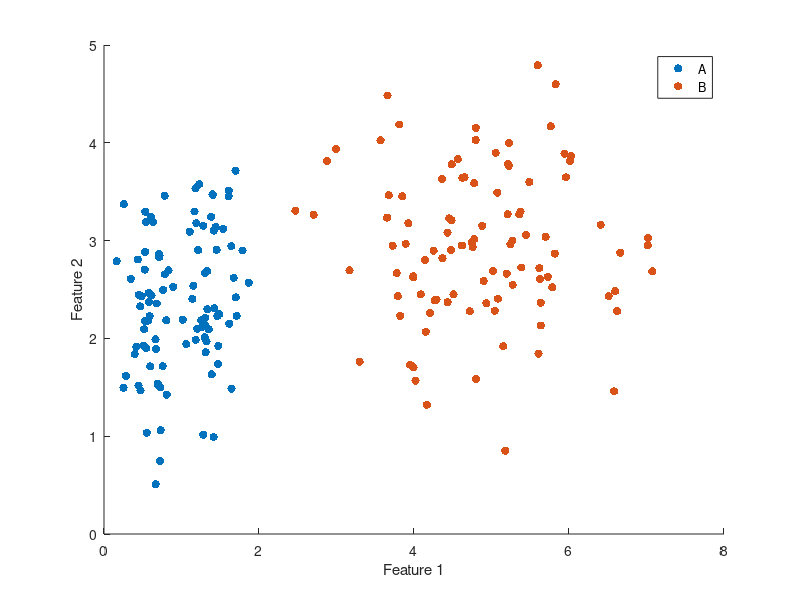

This chart was generated by the following MATLAB code: (Note: this script raises an error after producing the figure.)
data_A = load('data_lvq_A.mat').('matA');
data_B = load('data_lvq_B.mat').('matB');

data_A_f1 = data_A(:,1) / var(data_A(:,1));
data_A_f2 = data_A(:,2) / var(data_A(:,2));
data_B_f1 = data_B(:,1) / var(data_B(:,1));
data_B_f2 = data_B(:,2) / var(data_B(:,2));

scatter(data_A_f1,data_A_f2,'filled');
hold on
scatter(data_B_f1,data_B_f2, 'filled');

xlabel('Feature 1'); 
ylabel('Feature 2');
legend('A', 'B')
hold on


%%% LVQ
learn_rate = 0.01;
data = [data_A; data_B];

% Labels for the data (0 = A, 1 = B)
data_labels = zeros(1, length(data));
data_labels(length(data_A) + 1: length(data_labels)) = 1;


% prototype initialisation
n_class_A = 1;
n_class_B = 1;
[init_protos, label_protos] = init(n_class_A, n_class_B, data_A, data_B);
% LVQ
[prototypes, train_error] = LVQ(data, data_labels, init_protos, label_protos, learn_rate);

% plot clusters over data
scatter(prototypes(:,1), prototypes(:,2), 'filled')
legend('A', 'B', 'Prototypes')

% plot train error
%plot(train_error)
%xlabel('Number of eopchs'); 
%ylabel('Training error');

% kfold cv 

[test_err, test_err_folds] = kfold_cv(10, data_A, data_B, n_class_A, n_class_B, learn_rate);



